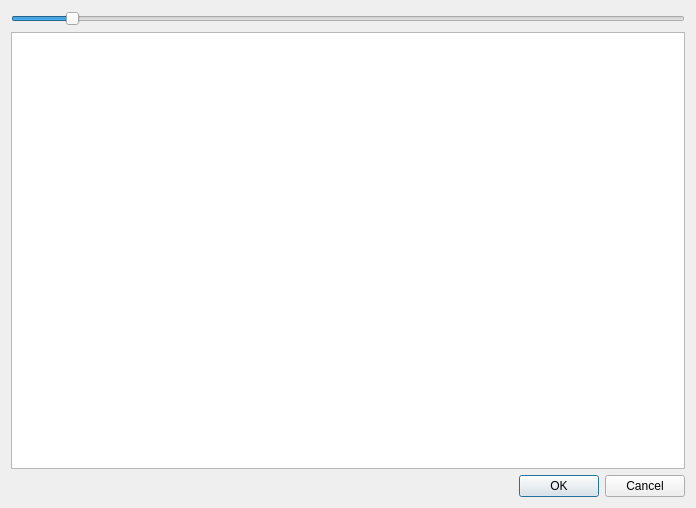
<?xml version="1.0" encoding="UTF-8"?>
<ui version="4.0">
 <class>AssetPreviewDialog</class>
 <widget class="QDialog" name="AssetPreviewDialog">
  <property name="geometry">
   <rect>
    <x>0</x>
    <y>0</y>
    <width>696</width>
    <height>508</height>
   </rect>
  </property>
  <property name="windowTitle">
   <string>Dialog</string>
  </property>
  <layout class="QVBoxLayout" name="verticalLayout">
   <item>
    <widget class="QSlider" name="horizontalSlider">
     <property name="minimum">
      <number>20</number>
     </property>
     <property name="maximum">
      <number>1000</number>
     </property>
     <property name="value">
      <number>100</number>
     </property>
     <property name="orientation">
      <enum>Qt::Horizontal</enum>
     </property>
    </widget>
   </item>
   <item>
    <widget class="QGraphicsView" name="graphicsView"/>
   </item>
   <item>
    <widget class="QDialogButtonBox" name="buttonBox">
     <property name="orientation">
      <enum>Qt::Horizontal</enum>
     </property>
     <property name="standardButtons">
      <set>QDialogButtonBox::Cancel|QDialogButtonBox::Ok</set>
     </property>
    </widget>
   </item>
  </layout>
 </widget>
 <resources/>
 <connections>
  <connection>
   <sender>buttonBox</sender>
   <signal>accepted()</signal>
   <receiver>AssetPreviewDialog</receiver>
   <slot>accept()</slot>
   <hints>
    <hint type="sourcelabel">
     <x>248</x>
     <y>254</y>
    </hint>
    <hint type="destinationlabel">
     <x>157</x>
     <y>274</y>
    </hint>
   </hints>
  </connection>
  <connection>
   <sender>buttonBox</sender>
   <signal>rejected()</signal>
   <receiver>AssetPreviewDialog</receiver>
   <slot>reject()</slot>
   <hints>
    <hint type="sourcelabel">
     <x>316</x>
     <y>260</y>
    </hint>
    <hint type="destinationlabel">
     <x>286</x>
     <y>274</y>
    </hint>
   </hints>
  </connection>
 </connections>
</ui>
